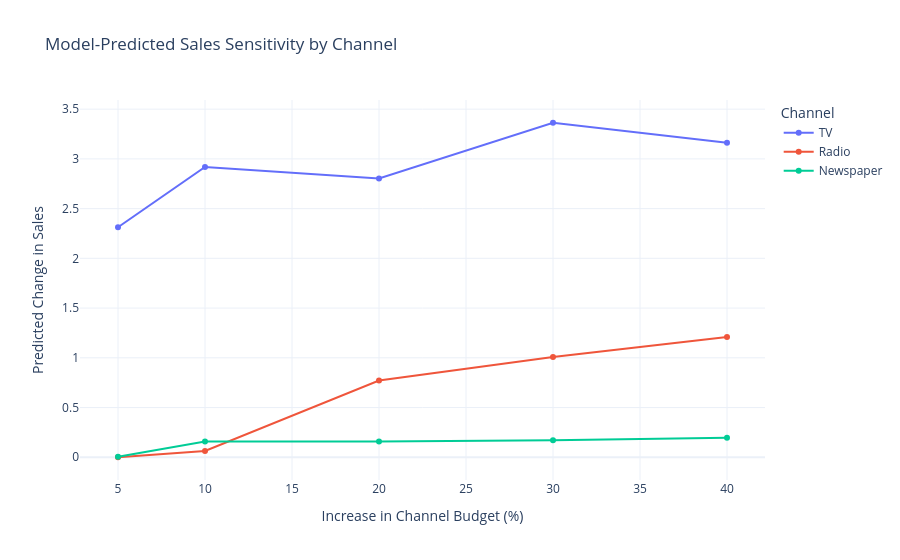

Here is the notebook cell this chart was saved with:
### Code cell
# ============================================================
# Channel Sensitivity Plot
# ============================================================

fig = px.line(
    sensitivity_analysis,
    x="Budget Increase (%)",
    y="Sales Change",
    color="Channel",
    markers=True,
    hover_data=[
        "Predicted Sales",
        "Sales Change (%)"
    ],
    title="Model-Predicted Sales Sensitivity by Channel",
    template="plotly_white"
)

fig.update_layout(
    xaxis_title="Increase in Channel Budget (%)",
    yaxis_title="Predicted Change in Sales"
)

fig.show()

### Figure 1 — Plotly figure (JSON) as saved in the notebook; plotly's stock layout.template omitted (floating-point values rounded to 4 significant figures)
{"data": [{"customdata": [[16.34, 16.49], [16.95, 20.81], [16.83, 19.98], [17.39, 23.98], [17.19, 22.54]], "hovertemplate": "Channel=TV<br>Budget Increase (%)=%{x}<br>Sales Change=%{y}<br>Predicted Sales=%{customdata[0]}<br>Sales Change (%)=%{customdata[1]}<extra></extra>", "legendgroup": "TV", "line": {"color": "#636efa", "dash": "solid"}, "marker": {"symbol": "circle"}, "mode": "lines+markers", "name": "TV", "orientation": "v", "showlegend": true, "type": "scatter", "x": [5, 10, 20, 30, 40], "xaxis": "x", "y": [2.313, 2.919, 2.803, 3.363, 3.161], "yaxis": "y"}, {"customdata": [[14.03, -2.533e-14], [14.09, 0.4491], [14.8, 5.504], [15.04, 7.193], [15.24, 8.626]], "hovertemplate": "Channel=Radio<br>Budget Increase (%)=%{x}<br>Sales Change=%{y}<br>Predicted Sales=%{customdata[0]}<br>Sales Change (%)=%{customdata[1]}<extra></extra>", "legendgroup": "Radio", "line": {"color": "#EF553B", "dash": "solid"}, "marker": {"symbol": "circle"}, "mode": "lines+markers", "name": "Radio", "orientation": "v", "showlegend": true, "type": "scatter", "x": [5, 10, 20, 30, 40], "xaxis": "x", "y": [-3.553e-15, 0.063, 0.772, 1.009, 1.21], "yaxis": "y"}, {"customdata": [[14.03, 0.04277], [14.19, 1.134], [14.19, 1.134], [14.2, 1.212], [14.22, 1.404]], "hovertemplate": "Channel=Newspaper<br>Budget Increase (%)=%{x}<br>Sales Change=%{y}<br>Predicted Sales=%{customdata[0]}<br>Sales Change (%)=%{customdata[1]}<extra></extra>", "legendgroup": "Newspaper", "line": {"color": "#00cc96", "dash": "solid"}, "marker": {"symbol": "circle"}, "mode": "lines+markers", "name": "Newspaper", "orientation": "v", "showlegend": true, "type": "scatter", "x": [5, 10, 20, 30, 40], "xaxis": "x", "y": [0.006, 0.159, 0.159, 0.17, 0.197], "yaxis": "y"}], "layout": {"legend": {"title": {"text": "Channel"}, "tracegroupgap": 0}, "title": {"text": "Model-Predicted Sales Sensitivity by Channel"}, "xaxis": {"anchor": "y", "domain": [0, 1], "title": {"text": "Increase in Channel Budget (%)"}}, "yaxis": {"anchor": "x", "domain": [0, 1], "title": {"text": "Predicted Change in Sales"}}}}
